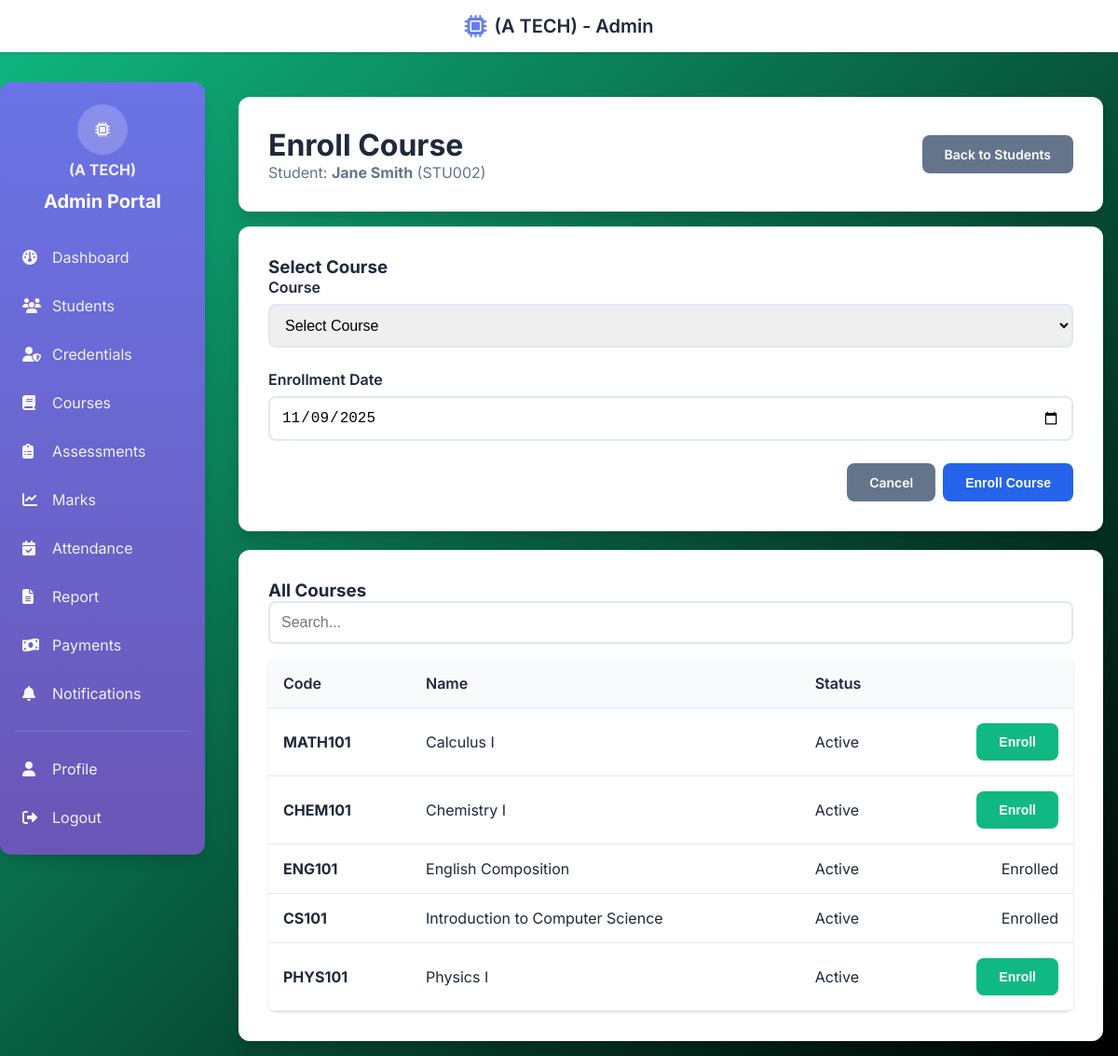
The app's page /enroll_course.php?student_id=2 (signed in) with its own data.
### tables this page shows
CREATE TABLE students (
    id INT AUTO_INCREMENT PRIMARY KEY,
    student_id VARCHAR(20) UNIQUE NOT NULL,
    full_name VARCHAR(100) NOT NULL,
    email VARCHAR(100) UNIQUE NOT NULL,
    phone VARCHAR(20),
    gender ENUM('Male', 'Female', 'Other') NOT NULL,
    dob DATE NOT NULL,
    address TEXT,
    enrollment_date DATE NOT NULL,
    status ENUM('Active', 'Inactive', 'Graduated', 'Suspended') DEFAULT 'Active',
    created_at TIMESTAMP DEFAULT CURRENT_TIMESTAMP,
    updated_at TIMESTAMP DEFAULT CURRENT_TIMESTAMP ON UPDATE CURRENT_TIMESTAMP
);

CREATE TABLE courses (
    id INT AUTO_INCREMENT PRIMARY KEY,
    course_code VARCHAR(20) UNIQUE NOT NULL,
    course_name VARCHAR(100) NOT NULL,
    description TEXT,
    credits INT DEFAULT 3,
    status ENUM('Active', 'Inactive') DEFAULT 'Active',
    created_at TIMESTAMP DEFAULT CURRENT_TIMESTAMP,
    updated_at TIMESTAMP DEFAULT CURRENT_TIMESTAMP ON UPDATE CURRENT_TIMESTAMP
);

### enroll_course.php (the view, shortened to what this page needs)
<?php
require_once 'includes/header.php';
$student_id = isset($_GET['student_id']) ? (int)$_GET['student_id'] : (int)($_POST['student_id'] ?? 0);
try {
    $conn->query("CREATE TABLE IF NOT EXISTS student_enrollments (
        id INT AUTO_INCREMENT PRIMARY KEY,
        student_id INT NOT NULL,
        course_id INT NOT NULL,
        enrollment_date DATE NOT NULL,
        status VARCHAR(20) DEFAULT 'Enrolled',
        final_grade VARCHAR(5) NULL,
        created_at TIMESTAMP DEFAULT CURRENT_TIMESTAMP,
        UNIQUE KEY uniq_student_course (student_id, course_id),
        INDEX(student_id), INDEX(course_id)
    ) ENGINE=InnoDB DEFAULT CHARSET=utf8mb4");
} catch(Throwable $e){ $error_msg = 'Database setup error: '.htmlspecialchars($e->getMessage()); }
$stu_stmt = $conn->prepare('SELECT id, student_id AS student_number, full_name FROM students WHERE id=?');
$stu_stmt->bind_param('i',$student_id);
$stu_stmt->execute();
$student = $stu_stmt->get_result()->fetch_assoc();
$enrolled_ids = [];
$enr = $conn->prepare('SELECT course_id FROM student_enrollments WHERE student_id=?');
$enr->bind_param('i',$student_id);
$enr->execute();
$resEnr = $enr->get_result();
while($r = $resEnr->fetch_assoc()){ $enrolled_ids[] = (int)$r['course_id']; }
$courses = $conn->query("SELECT id, course_name, course_code, status FROM courses ORDER BY course_name");
?>
<div class="container">
    <div class="card" style="margin-bottom:1rem;">
        <div style="display:flex; justify-content:space-between; align-items:center;">
            <div>
                <h1 style="margin:0;">Enroll Course</h1>
                <div style="color:var(--secondary-color);">Student: <strong><?= htmlspecialchars($student['full_name']) ?></strong> (<?= htmlspecialchars($student['student_number']) ?>)</div>
            </div>
            <div>
                <a href="student.php" class="btn btn-secondary" style="text-decoration:none;">Back to Students</a>
            </div>
        </div>
    </div>
    <div class="card" style="margin-bottom:1.25rem;">
        <h3 style="margin-top:0;">Select Course</h3>
        <form method="post">
            <div class="form-group">
                <label class="form-label">Course</label>
                <select name="course_id" class="form-input" required>
                    <option value="">Select Course</option>
                </select>
            </div>
            <div class="form-group">
                <label class="form-label">Enrollment Date</label>
                <input type="date" name="enrollment_date" class="form-input" value="<?= date('Y-m-d') ?>" required>
            </div>
            <div style="display:flex; gap:0.5rem; justify-content:flex-end;">
                <a href="student.php" class="btn btn-secondary" style="text-decoration:none;">Cancel</a>
                <button type="submit" class="btn btn-primary">Enroll Course</button>
            </div>
        </form>
    </div>
    <div class="card">
        <h3 style="margin-top:0;">All Courses</h3>
        <table class="table data-table">
            <thead>
                <tr>
                    <th>Code</th>
                    <th>Name</th>
                    <th>Status</th>
                    <th></th>
                </tr>
            </thead>
            <tbody>
                <?php
                $courses->data_seek(0);
                while($c = $courses->fetch_assoc()): $cid=(int)$c['id']; ?>
                <tr>
                    <td><strong><?= htmlspecialchars($c['course_code']) ?></strong></td>
                    <td><?= htmlspecialchars($c['course_name']) ?></td>
                    <td><span class="badge badge-<?= $c['status']==='Active' ? 'success' : 'secondary' ?>"><?= htmlspecialchars($c['status']) ?></span></td>
                    <td style="text-align:right;">
                        <?php if(in_array($cid,$enrolled_ids,true)): ?>
                            <span class="badge badge-primary">Enrolled</span>
                        <?php else: ?>
                            <form method="post" style="display:inline;">
                                <button type="submit" class="btn btn-sm btn-success">Enroll</button>
                            </form>
                        <?php endif; ?>
                    </td>
                </tr>
                <?php endwhile; ?>
            </tbody>
        </table>
    </div>
</div>
<?php require_once 'includes/footer.php'; ?>

### assets/css/style.css (style rules this page uses)
:root { --primary-color: #2563eb; --secondary-color: #64748b; --success-color: #10b981; --danger-color: #ef4444; --warning-color: #f59e0b; --info-color: #0ea5e9; --dark-color: #1e293b; --light-color: #f8fafc; --border-color: #e2e8f0; --shadow: 0 1px 3px 0 rgba(0, 0, 0, 0.1), 0 1px 2px 0 rgba(0, 0, 0, 0.06); --shadow-lg: 0 10px 15px -3px rgba(0, 0, 0, 0.1), 0 4px 6px -2px rgba(0, 0, 0, 0.05); }
* { margin: 0; padding: 0; box-sizing: border-box; }
html, body { font-family: 'Inter', -apple-system, BlinkMacSystemFont, sans-serif; background: linear-gradient(135deg, #10b981 0%, #000000 100%); min-height: 100vh; color: var(--dark-color); }
.container { max-width: 1400px; margin: 0 auto; padding: 0 1rem; }
.card { background: white; border-radius: 12px; box-shadow: var(--shadow-lg); padding: 2rem; margin: 1rem 0; transition: transform 0.18s ease, box-shadow 0.18s ease; }
.btn { display: inline-flex; align-items: center; justify-content: center; padding: 0.75rem 1.5rem; border: none; border-radius: 8px; font-weight: 600; text-decoration: none; cursor: pointer; transition: all 0.2s; font-size: 0.875rem; }
.btn-primary { background: var(--primary-color); color: white; }
.btn-secondary { background: var(--secondary-color); color: white; }
.btn-success { background: var(--success-color); color: white; }
.form-group { margin-bottom: 1.5rem; }
.form-label { display: block; margin-bottom: 0.5rem; font-weight: 600; color: var(--dark-color); }
.form-input { width: 100%; padding: 0.75rem; border: 2px solid var(--border-color); border-radius: 8px; font-size: 1rem; transition: border-color 0.2s; }
.table { width: 100%; border-collapse: collapse; background: white; border-radius: 8px; overflow: hidden; box-shadow: var(--shadow); }
.table th, .table td { padding: 1rem; text-align: left; border-bottom: 1px solid var(--border-color); }
.table th { background: var(--light-color); font-weight: 600; color: var(--dark-color); }

### records on screen
students: full_name "Jane Smith", student "STU002"
courses: course_code "MATH101", course_name "Calculus I", status "Active"
courses: course_code "CHEM101", course_name "Chemistry I", status "Active"
courses: course_code "ENG101", course_name "English Composition", status "Active", shows "Enrolled"
courses: course_code "CS101", course_name "Introduction to Computer Science", status "Active", shows "Enrolled"
courses: course_code "PHYS101", course_name "Physics I", status "Active"
